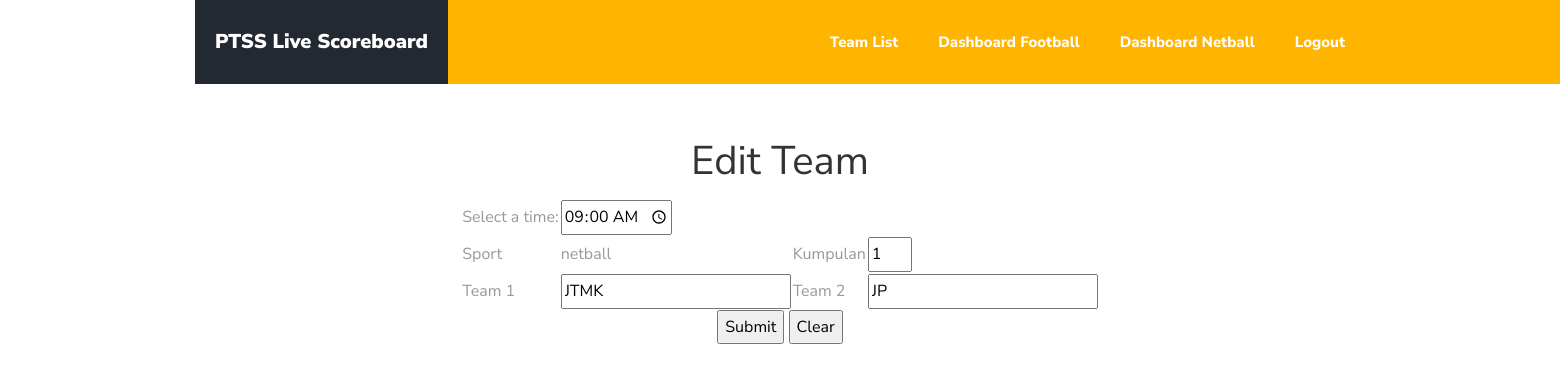
The page /editteam.php?game_id=27 on the database its author committed.
### tables this page shows
CREATE TABLE `team` (
  `game_id` int(11) NOT NULL,
  `sport` varchar(25) NOT NULL,
  `team_1` varchar(25) NOT NULL,
  `team_2` varchar(25) NOT NULL,
  `time_game` time NOT NULL,
  `kumpulan` int(11) NOT NULL
);

### editteam.php (the view, shortened to what this page needs)
<?php
include("conn.php");
$game_id = $_GET['game_id'];
$sql = "SELECT * FROM team WHERE game_id = '$game_id'";
$row = $conn->query($sql)->fetch_object();
?>
<!DOCTYPE html>
<html lang="en">
<head>
  <link rel="stylesheet" href="css/open-iconic-bootstrap.min.css">
  <link rel="stylesheet" href="css/animate.css">
  <link rel="stylesheet" href="css/owl.carousel.min.css">
  <link rel="stylesheet" href="css/owl.theme.default.min.css">
  <link rel="stylesheet" href="css/magnific-popup.css">
  <link rel="stylesheet" href="css/aos.css">
  <link rel="stylesheet" href="css/ionicons.min.css">
  <link rel="stylesheet" href="css/bootstrap-datepicker.css">
  <link rel="stylesheet" href="css/jquery.timepicker.css">
  <link rel="stylesheet" href="css/flaticon.css">
  <link rel="stylesheet" href="css/icomoon.css">
  <link rel="stylesheet" href="css/style.css">
</head>
<body>
  <nav class="navbar navbar-expand-lg navbar-dark ftco_navbar bg-dark ftco-navbar-light" id="ftco-navbar">
    <div class="container">
      <a class="navbar-brand" href="index.html"><span>PTSS Live Scoreboard</span></a>
      <div class="collapse navbar-collapse" id="ftco-nav">
        <ul class="navbar-nav ml-auto">
          <li class="nav-item active"><a href="teamlist.php" class="nav-link">Team List</a></li>
          <li class="nav-item active"><a href="dashboard.php" class="nav-link">Dashboard Football</a></li>
          <li class="nav-item active"><a href="dashboardnet.php" class="nav-link">Dashboard Netball</a></li>
          <li class="nav-item active"><a href="index.php" class="nav-link">Logout</a></li>
        </ul>
      </div>
    </div>
  </nav>
  <div class="container">
    <div class="row no-gutters slider-text align-items-end justify-content-center">
    </div>
    <br /><br /><br /><br />
    <center>
      <h1>Edit Team</h1>
      <form action="updatelist.php" method="POST">
        <TABLE BORDER="0">
          <tr>
            <td>Select a time:</td>
            <td><input type="time" NAME="time_game" Value="<?php echo $row->time_game; ?>"></td>
          </tr>
          <TR>
            <TD>Sport</TD>
            <td><?php echo $row->sport; ?></td>
            <TD>Kumpulan</TD>
            <TD ALIGN="left"><INPUT TYPE="number" min="1" max="7" NAME="kumpulan" Value="<?php echo $row->kumpulan; ?>">
          </tr>
          <TR>
            <TD>Team 1</TD>
            <TD ALIGN="left"><INPUT TYPE="text" SIZE="25" NAME="team_1" Value="<?php echo $row->team_1; ?>"></TD>
            <TD>Team 2</TD>
            <TD ALIGN="left"><INPUT TYPE="text" SIZE="25" NAME="team_2" Value="<?php echo $row->team_2; ?>"></TD>
          </TR>
        </TABLE>
        <INPUT TYPE="submit" VALUE="Submit">
        <INPUT TYPE="reset" VALUE="Clear">
      </form>
</center>
</div>
</body>
</html>

### rows shown on the page
team: time_game "09:00:00", sport "netball", kumpulan "1", team_1 "JTMK", team_2 "JP"
